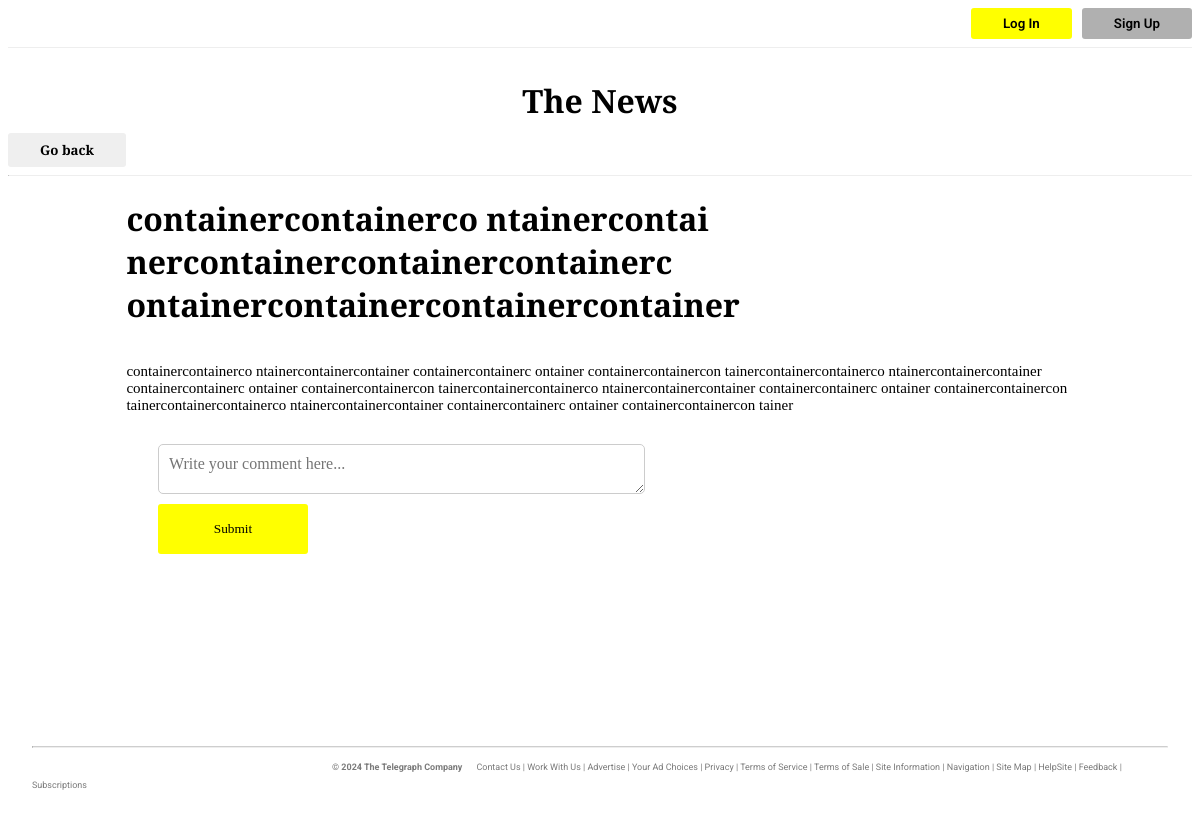
Screenshot of /?cardId=22 with the database file from the repository.
### tables this page shows
CREATE TABLE `news` (
  `id` int(4) NOT NULL,
  `img` varchar(250) NOT NULL,
  `title` varchar(250) NOT NULL,
  `description` text NOT NULL,
  `fullStory` text DEFAULT NULL
);

### news.php (the view, shortened to what this page needs)
<div class="header">
    <H1 style="font-family: Bitter; font-weight:bold">The News</H1>
</div>
<a href="?cardId="><button class="go">Go back</button></a>
<hr style="border-top: 1px rgb(106, 105, 105);">
<?php
    $id=$_SESSION["cardId"];
    $news=mysqli_fetch_all(mysqli_query($conn,  "SELECT  img, title, description,fullStory,id FROM news where id=$id" ));
?>
<div class="image-container">
    <h1 style="font-family:bitter"><?=$news[0][1]?></h1>
    <p style="font-family:bitter; font-size:15px"><?=$news[0][2]?></p>
</div>
<?php
    include "comment.php";
?>

### styles/style.css (style rules this page uses)
.header { display: flex; margin-top: 10px; height: 75px; background-color: white; justify-content: center; align-content: center; }
a { text-decoration: none; color: inherit; }
.image-container { margin: 20px auto; width: 80%; }
.image-container h1, .image-container p { font-family: 'Bitter', serif; }
.go { border-radius: 3px; border: none; font-weight: 600; padding: 8px 32px; font-family: bitter; cursor: pointer; }

### rows the page displays
news: title "containercontainerco ntainercontai nercontainercontainercontainerc ontainercontainercontainercontainer", description "containercontainerco ntainercontainercontainer containercontainerc ontainer containercontainercon tainercontainercontainerco ntainercontainercontainer containercontainerc ontainer containercontainercon tainercontainercontainerco ntainercontainercontainer containercontainerc ontainer containercontainercon tainercontainercontainerco ntainercontainercontainer containercontainerc ontainer containercontainercon tainer"
